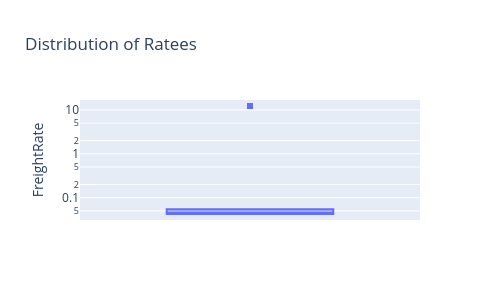

Notebook code for this chart:
### Code cell
# Rate → negligible impact
# Analyze freight rates to check for impact on Total Cost spikes
fig = px.box(
    df,
    y="FreightRate",
    title="Distribution of Ratees"
)
fig.update_layout(width=500, height=300)
fig.update_yaxes(type="log")
fig.show()

### Figure 1 — Plotly figure (JSON) as saved in the notebook; plotly's stock layout.template omitted (floating-point values rounded to 4 significant figures; data arrays with more than 128 entries replaced by an {"elided": "..."} marker saying what was removed)
{"data": [{"alignmentgroup": "True", "hovertemplate": "FreightRate=%{y}<extra></extra>", "legendgroup": "", "marker": {"color": "#636efa"}, "name": "", "notched": false, "offsetgroup": "", "orientation": "v", "showlegend": false, "type": "box", "x0": " ", "xaxis": "x", "y": {"elided": "8361 float values"}, "y0": " ", "yaxis": "y"}], "layout": {"boxmode": "group", "height": 300, "legend": {"tracegroupgap": 0}, "title": {"text": "Distribution of Ratees"}, "width": 500, "xaxis": {"anchor": "y", "autorange": true, "domain": [0, 1], "range": [-0.5, 0.5], "type": "category"}, "yaxis": {"anchor": "x", "autorange": true, "domain": [0, 1], "range": [-1.509, 1.226], "title": {"text": "FreightRate"}, "type": "log"}}}
